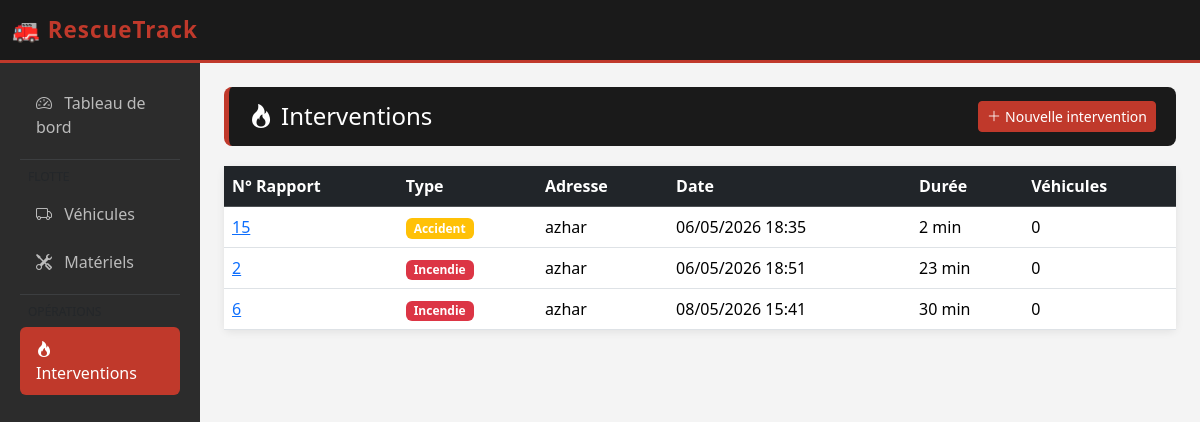
/interventions/, run on the app's committed database.
### caserne/models.py (models this page shows, shortened)
class Intervention(models.Model):
    TYPE_CHOICES = [
        ('Incendie', 'Incendie'),
        ('Accident', 'Accident'),
        ('Secours', 'Secours à personne'),
    ]
    TYPE_SINISTRE_CHOICES = TYPE_CHOICES
    numero_rapport = models.CharField(max_length=100)
    type_sinistre = models.CharField(max_length=50, choices=TYPE_CHOICES)
    adresse = models.CharField(max_length=255)
    date_appel = models.DateTimeField()
    duree = models.IntegerField(help_text='Durée en minutes')
    notes = models.TextField(blank=True)
    vehicules = models.ManyToManyField(Vehicule)
    @property
    def badge_class(self):
        return {
            'Incendie': 'bg-danger',
            'Accident': 'bg-warning',
            'Secours': 'bg-success',
        }.get(self.type_sinistre, 'bg-secondary')

### caserne/views.py (the view, shortened to what this page needs)
# urls.py: path('interventions/', views.intervention_list, name='intervention_list'),
def intervention_list(request):
    form = InterventionFilterForm(request.GET or None)
    interventions = Intervention.objects.prefetch_related('vehicules').all()
    return render(request, 'intervention_list.html', {
        'interventions': interventions,
        'form': form,
    })

### templates/intervention_list.html (shortened to what this page needs)
{% extends 'core/base.html' %}
{% block content %}
<div class="page-header d-flex justify-content-between align-items-center">
  <h4 class="mb-0"><i class="bi bi-fire me-2"></i>Interventions</h4>
  <a href="{% url 'intervention_create' %}" class="btn btn-danger-rt btn-sm">
    <i class="bi bi-plus-lg me-1"></i>Nouvelle intervention
  </a>
</div>
<div class="card">
  <div class="card-body p-0">
    <table class="table table-hover mb-0">
      <thead class="table-dark">
        <tr>
          <th>N° Rapport</th>
          <th>Type</th>
          <th>Adresse</th>
          <th>Date</th>
          <th>Durée</th>
          <th>Véhicules</th>
        </tr>
      </thead>
      <tbody>
        {% for inter in interventions %}
        <tr>
          <td><a href="{% url 'intervention_detail' inter.id %}">{{ inter.numero_rapport }}</a></td>
          <td><span class="badge {{ inter.badge_class }}">{{ inter.get_type_sinistre_display }}</span></td>
          <td>{{ inter.adresse }}</td>
          <td>{{ inter.date_appel|date:"d/m/Y H:i" }}</td>
          <td>{{ inter.duree }} min</td>
          <td>{{ inter.vehicules.count }}</td>
        </tr>
        {% empty %}
        <tr>
          <td colspan="6" class="text-center text-muted py-3">Aucune intervention enregistrée.</td>
        </tr>
        {% endfor %}
      </tbody>
    </table>
  </div>
</div>
{% endblock %}

### templates/core/base.html (style rules this page uses)
:root { --rt-red: #c0392b; --rt-dark: #1a1a1a; --rt-gray: #2c2c2c; }
body { background: #f4f4f4; }
.card { border: none; box-shadow: 0 2px 8px rgba(0,0,0,0.08); }
.page-header { background: var(--rt-dark); color: white; padding: 14px 20px; border-radius: 8px; border-left: 5px solid var(--rt-red); margin-bottom: 20px; }
.btn-danger-rt { background: var(--rt-red); border-color: var(--rt-red); color: white; }

### data on the page
Intervention: numero_rapport "15", type_sinistre "Accident", adresse "azhar", date_appel "06/05/2026 18:35", duree "2", vehicules.count "0"
Intervention: numero_rapport "2", type_sinistre "Incendie", adresse "azhar", date_appel "06/05/2026 18:51", duree "23", vehicules.count "0"
Intervention: numero_rapport "6", type_sinistre "Incendie", adresse "azhar", date_appel "08/05/2026 15:41", duree "30", vehicules.count "0"
